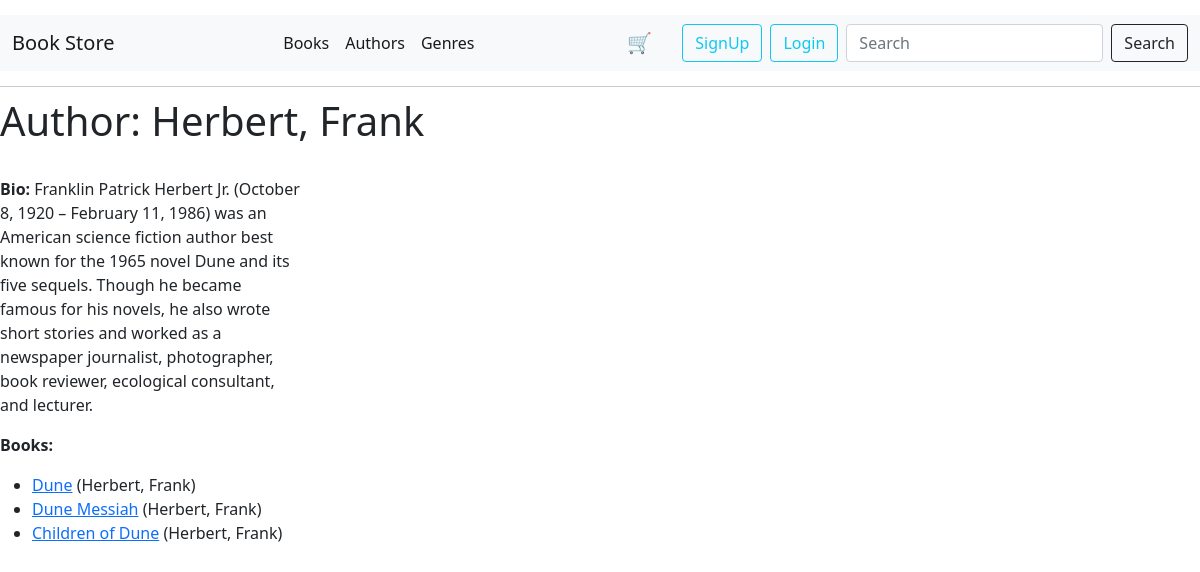
Screenshot of /authors/1 with the database file from the repository.
### catalog/models.py (models this page shows, shortened)
class Author(models.Model):
    first_name = models.CharField(max_length=100)
    last_name = models.CharField(max_length=100)
    bio = models.TextField(max_length=1000, blank=True, null=True)
    class Meta:
        ordering = ("last_name", "first_name")
    def __str__(self):
        return f"{self.last_name}, {self.first_name}"

class Book(models.Model):
    author = models.ForeignKey(Author, on_delete=models.SET_NULL, null=True)
    genre = models.ManyToManyField(Genre, help_text="Select a genre for this book")
    title = models.CharField(max_length=100)
    price = models.FloatField()
    stock = models.BooleanField(default=True)
    coverpage = models.FileField(upload_to="media/coverpage/")
    description = models.TextField()
    def get_absolute_url(self):
        return reverse("book-detail", args=[str(self.id)])

### catalog/views.py (the view)
# urls.py: path("authors/<int:pk>", views.AuthorDetailView.as_view(), name="author-detail"),
class AuthorDetailView(generic.DetailView):
    model = Author
    def get_context_data(self, **kwargs):
        context = super().get_context_data(**kwargs)
        author = self.get_object()
        context["book_list"] = author.book_set.all()
        return context

### catalog/templates/catalog/author_detail.html (shortened to what this page needs)
{% extends "base.html" %}
{% block content %}
<h1>Author: {{ author.last_name }}, {{ author.first_name }}</h1>
<br>
<div class="author-detail">
    <p><strong>Bio:</strong> {{ author.bio }}</p>
</div>
<p><strong>Books: </strong></p>
{% if book_list %}
<ul>
    {% for book in book_list %}
    <li>
        <a href="{{ book.get_absolute_url }}">{{ book.title }}</a>
        ({{ book.author }})
    </li>
    {% endfor %}
</ul>
{% else %}
<p>There are no books in the library.</p>
{% endif %}
{% endblock %}

### catalog/templates/base.html (style rules this page uses)
body { padding-top: 15px; }

### catalog/templates/catalog/author_detail.html (style rules this page uses)
.author-detail { flex: 1; max-width: 300px; }

### rows the page displays
Author: last_name "Herbert", first_name "Frank", bio "Franklin Patrick Herbert Jr. (October 8, 1920 – February 11, 1986) was an American science fiction author best known for the 1965 novel Dune and its five sequels. Though he became famous for his novels, he also wrote short stories and worked as a newspaper journalist, photographer, book reviewer, ecological consultant, and lecturer."
Book: title "Dune", author "Herbert, Frank"
Book: title "Dune Messiah", author "Herbert, Frank"
Book: title "Children of Dune", author "Herbert, Frank"
